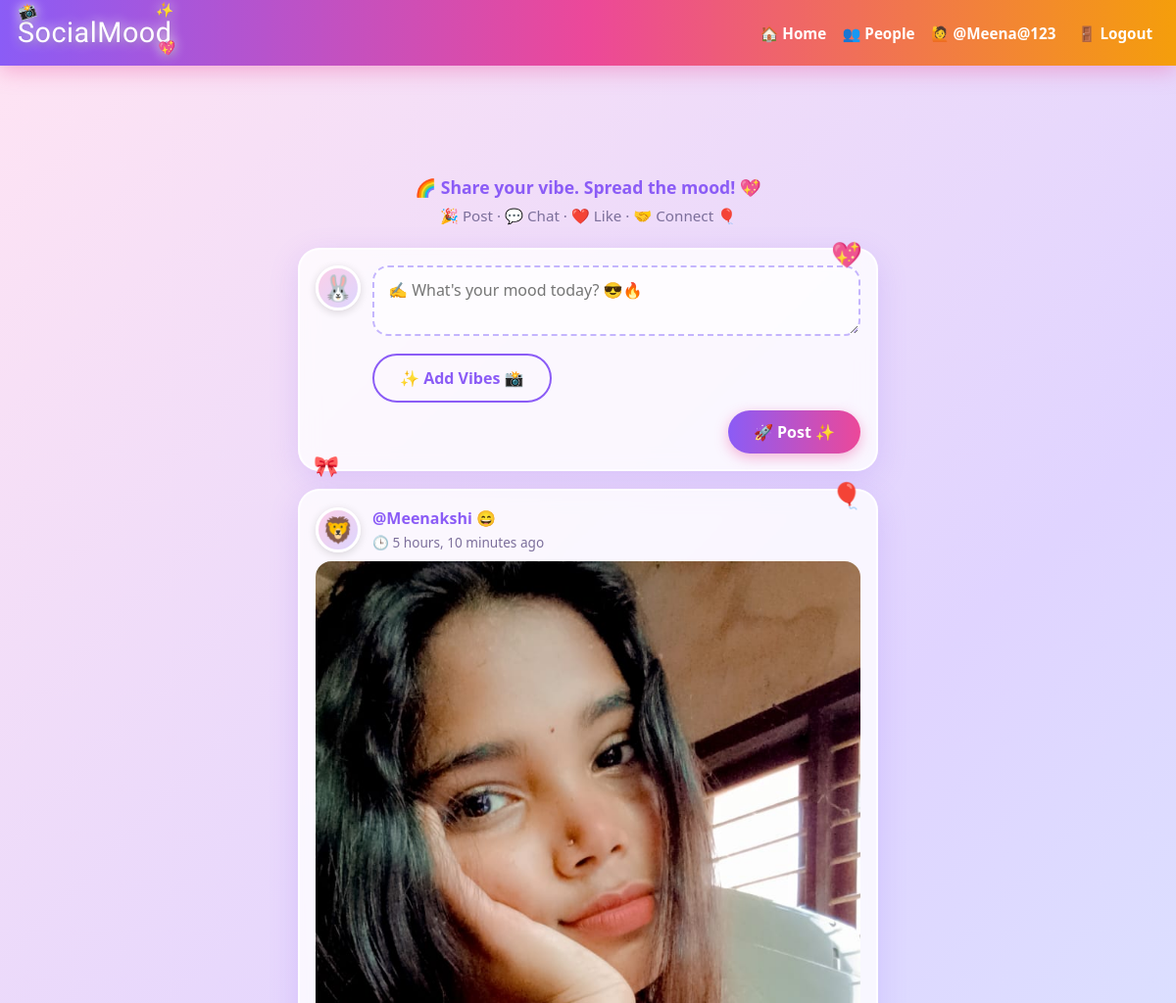
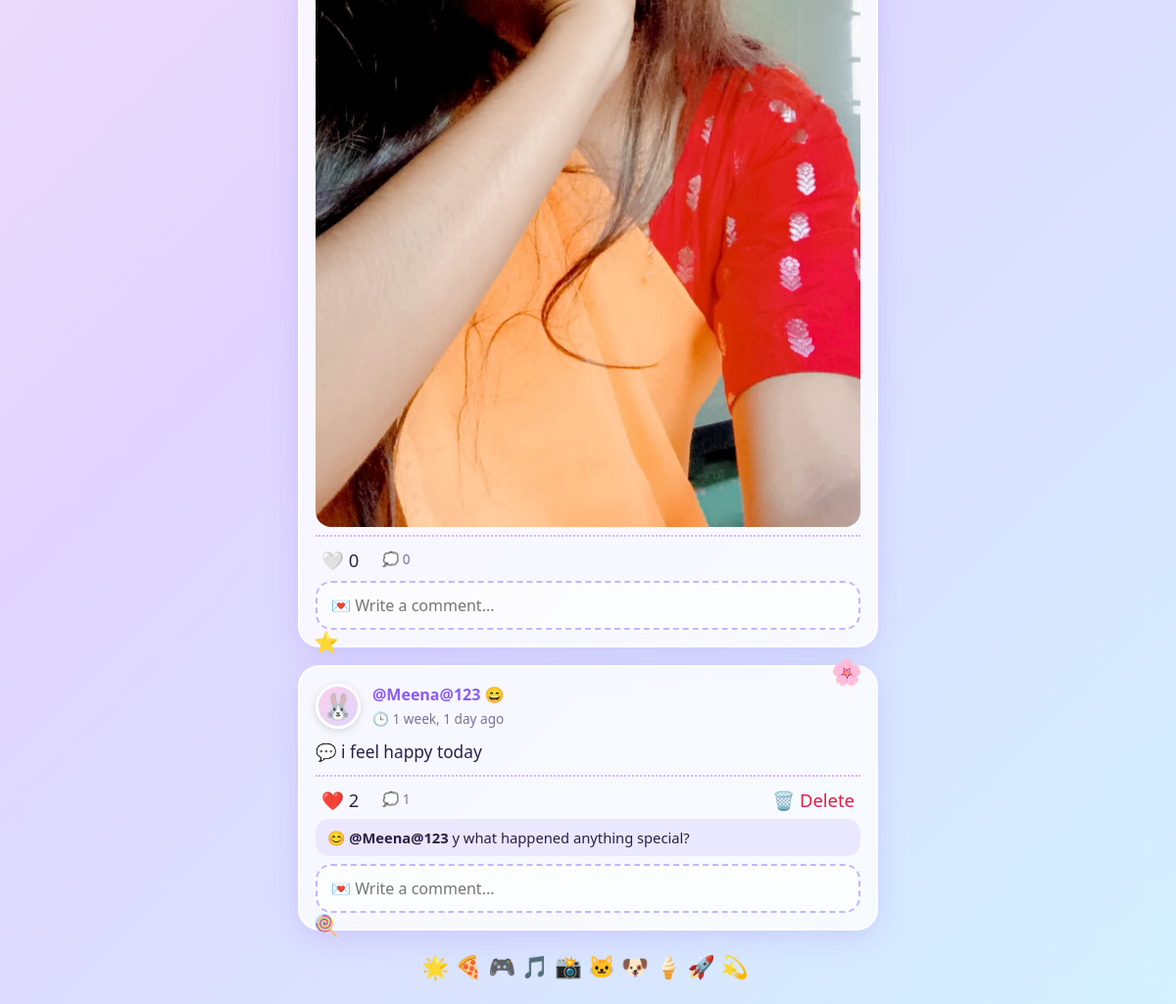
The app's page / (signed in) with its own data (2 pictures, top to bottom).
### core/models.py (models this page shows, shortened)
class Post(models.Model):
    author = models.ForeignKey(User, on_delete=models.CASCADE, related_name="posts")
    text = models.TextField(max_length=280, blank=True)
    image=models.ImageField(upload_to="posts/",blank=True, null=True)
    created = models.DateTimeField(auto_now_add=True)
    likes = models.ManyToManyField(User, related_name="liked_posts", blank=True)
    class Meta:
        ordering = ["-created"]

class Comment(models.Model):
    post = models.ForeignKey(Post, on_delete=models.CASCADE, related_name="comments")
    author = models.ForeignKey(User, on_delete=models.CASCADE)
    text = models.CharField(max_length=200)
    created = models.DateTimeField(auto_now_add=True)

### core/views.py (the view)
# urls.py: path("", views.feed, name="feed"),
@login_required
def feed(request):
    followed = request.user.profile.following.values_list("user", flat=True)
    posts = Post.objects.filter(author__in=list(followed) + [request.user.id])
    return render(request, "feed.html", {"posts": posts})

### core/templates/feed.html (shortened to what this page needs)
{% extends "base.html" %}
{% block content %}
<div class="card">
  <div class="row" style="align-items:flex-start">
    <div class="avatar" data-name="{{ user.username }}">{{ user.username|first|upper }}</div>
    <form method="post" action="{% url 'create_post' %}" enctype="multipart/form-data" style="flex:1">
      <textarea name="text" rows="2" maxlength="280" placeholder="✍️ What's your mood today? 😎🔥"></textarea>
      <label for="imageInput" id="fileLabel" class="btn outline" style="display:inline-block;margin:4px 0 8px;cursor:pointer">✨ Add Vibes 📸</label>
      <div style="text-align:right"><button class="btn" type="submit">🚀 Post ✨</button></div>
    </form>
  </div>
</div>
{% for post in posts %}
<div class="card">
  <div class="row">
    <div class="avatar" data-name="{{ post.author.username }}">{{ post.author.username|first|upper }}</div>
    <div>
      <a href="{% url 'profile' post.author.username %}"><strong>@{{ post.author.username }}</strong> 😄</a><br>
      <span class="meta">🕒 {{ post.created|timesince }} ago</span>
    </div>
  </div>
  {% if post.text %}<p class="post-text">💬 {{ post.text }}</p>{% endif %}
  {% if post.image %}<img src="{{ post.image.url }}" style="width:100%;border-radius:16px;margin:8px 0;display:block">{% endif %}
  <div class="actions">
    <button class="like-btn" data-id="{{ post.id }}">{% if user in post.likes.all %}❤️ {% else %}🤍 {% endif %}<span class="count">{{ post.likes.count }}</span></button>
    <span class="meta">💭 {{ post.comments.count }}</span>
    {% if post.author == user %}
      <form method="post" action="{% url 'delete_post' post.id %}" style="margin-left:auto" onsubmit="return confirm('Delete this post? 😢 This cannot be undone.')">
        <button type="submit" class="like-btn" style="color:#e11d48">🗑️ Delete</button>
      </form>
    {% endif %}
  </div>
  {% for c in post.comments.all %}
    <div class="comment">😊 <strong>@{{ c.author.username }}</strong> {{ c.text }}</div>
  {% endfor %}
  <form method="post" action="{% url 'add_comment' post.id %}" style="margin-top:8px">
    <input name="text" maxlength="200" placeholder="💌 Write a comment..." required style="margin:0">
  </form>
</div>
{% empty %}
<div class="card meta" style="text-align:center;font-size:1.1rem">😴 No posts yet. Write the first one! 🚀🎉</div>
{% endfor %}
{% endblock %}

### core/templates/base.html (shortened to what this page needs)
<!DOCTYPE html>
{% load static %}
<html lang="en">
<head>
</head>
<body>
  <div id="sky"></div>
  <nav>
    <a href="{% url 'feed' %}" class="logo"><span class="brand">SocialMood<span class="em em1">📸</span><span class="em em2">✨</span><span class="em em3">💖</span></span></a>
    <div>
      {% if user.is_authenticated %}
        <a href="{% url 'feed' %}">🏠 Home</a>
        <a href="{% url 'people' %}">👥 People</a>
        <a href="{% url 'profile' user.username %}">🙋 @{{ user.username }}</a>
        <form method="post" action="{% url 'logout' %}" style="display:inline">
          {% csrf_token %}<button type="submit">🚪 Logout</button>
        </form>
      {% else %}
        <a href="{% url 'login' %}">🔑 Login</a>
        <a href="{% url 'register' %}">🎊 Sign up</a>
      {% endif %}
    </div>
  </nav>
  <div class="container">
    <div class="hero">
      <h1><span class="brand">SocialMood<span class="em em1">📸</span><span class="em em2">✨</span><span class="em em3">💖</span></span></h1>
      <p class="tagline">🌈 Share your vibe. Spread the mood! 💖</p>
      <p class="tagline2">🎉 Post · 💬 Chat · ❤️ Like · 🤝 Connect 🎈</p>
    </div>
    {% block content %}{% endblock %}
    <div class="banner" style="margin-top:20px">🌟🍕🎮🎵📸🐱🐶🍦🚀💫</div>
  </div>
</body>
</html>

### records on screen
Post: author.username "Meenakshi", created "5 hours, 10 minutes", image (picture), likes.count "0", comments.count "0"
Post: author.username "Meena@123", created "1 week, 1 day", text "i feel happy today", likes.count "2", comments.count "1", shows "🗑️ Delete"
Comment: author.username "Meena@123", text "y what happened anything special?"

### other values on screen
{{ user.username }} "Meena@123"
